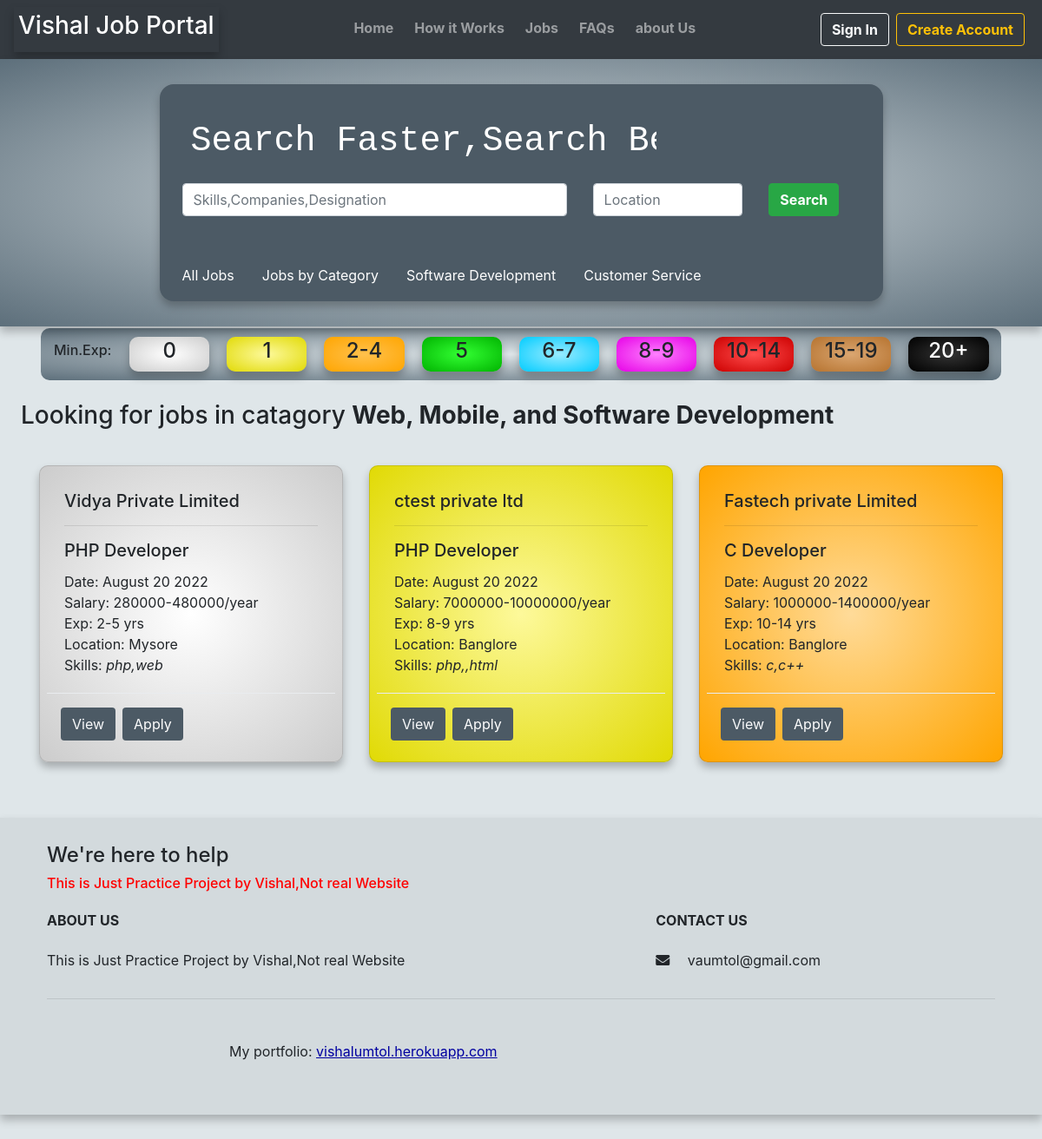
Page /job_category/Web, Mobile, and Software Development/ on the committed database.
### JobPortal/models.py (models this page shows, shortened)
class Jobcreate(models.Model):
    id = models.UUIDField(primary_key=True, default=uuid.uuid4, editable=False)
    company_name= models.ForeignKey(Company, null=True, on_delete= models.SET_NULL)
    job_position=models.CharField(max_length=200,null=True)
    skills=models.CharField(max_length=300,null=True)
    disability=models.CharField(max_length=100,null=True)
    job_description=models.TextField(max_length=3000,null=True)
    min_salary=models.IntegerField(null=True)
    max_salary=models.IntegerField(null=True)
    min_experience=models.IntegerField(null=True)
    max_experience=models.IntegerField(null=True)
    Location=models.CharField(max_length=2000,null=True)
    date = models.DateTimeField(default=datetime.today(), blank=True)
    job_category = models.CharField(max_length=200, choices=CATEGORY, default='Others')

class Company(models.Model):
    id = models.UUIDField(primary_key=True, default=uuid.uuid4, editable=False)
    user=models.OneToOneField(User,null=True,on_delete=models.CASCADE)
    company_name=models.CharField(max_length=200,null=True,unique=True)
    company_logo = models.ImageField(default="profile2.png", null=True, blank=True)
    def __str__(self):
        return self.company_name

### JobPortal/views.py (the view)
# urls.py: path('job_category/<str:cat>/', job_category, name='jobcategory')
def job_category(request, cat):
    companies = Jobcreate.objects.filter(job_category=cat).order_by('-date')
    li=[]
    if request.user.is_authenticated:
        jb=ApplyJob.objects.filter(user=request.user)
        for i in jb:
            ii=i.job_id.id
            li.append(ii)
    context = {
    'companies': companies,'li':li, 'cat':cat,
    }
    return render(request, 'jobCategory.html', context)

### JobPortal/templates/jobCategory.html (shortened to what this page needs)
{% extends 'basic.html' %}
{% block body %}
{% load static %}
{% include 'com_searchbox.html' %}
<div class="m-4">
	<h3>Looking for jobs in catagory <b>{{cat}}</b></h3>
</div>
{% if companies %}
	{% include 'com_cards.html' %}
{% else %}
      <div class = "m-5 d-flex align-items-center justify-content-center" style="width:100%">
         <div class = "center-block">
            <h3><i>No available jobs for this catagory right now</i></h3>
         </div>
      </div>
{% endif %}
{% include 'footer.html' %}
{% endblock %}

### JobPortal/templates/com_cards.html (shortened to what this page needs)
<div class="container">
  <div class="row">
    {% for c in companies %}
    {% if c.job_position is not null %}
    <div class="cols-1 cols-md-3 col-lg-4 my-3">
      <div class="card formset_id clr2 h-100 p-2">
        <div class="card-body">
          <h5>{{c.company_name}}</h5>
          <hr>
          <h5 class="card-title">{{c.job_position}}</h5>
          <p class="card-text">Date: {{c.date| date:"F d Y"}}<br>
            Salary: {{c.min_salary}}-{{c.max_salary}}/year
            <br>Exp: {{c.min_experience}}-{{c.max_experience}} yrs
            <br>Location: {{c.Location}}
            <br>Skills: <i>{{c.skills}}</i>
          </p>
        </div>
        <div class="modal-footer justify-content-start">
          <a class="btn bord text-light" data-toggle="modal" data-target="#qv{{c.id}}">View</a>
          {% if c.id in li %}
          <a href="{% url 'apply' c.id %}" class="btn bord disabled">Applied</a>
          {% else %}
          <a href="{% url 'apply' c.id %}" class="btn bord">Apply</a>
          {% endif %}
        </div>
      </div>
    </div>
    {% endif %}
    {% endfor %}
  </div>
</div>

### rows in the picture
Jobcreate: company_name "Vidya Private Limited", job_position "PHP Developer", date "August 20 2022", min_salary "280000", max_salary "480000", min_experience "2", max_experience "5", Location "Mysore", skills "php,web", shows "Apply"
Jobcreate: company_name "ctest private ltd", job_position "PHP Developer", date "August 20 2022", min_salary "7000000", max_salary "10000000", min_experience "8", max_experience "9", Location "Banglore", skills "php,,html", shows "Apply"
Jobcreate: company_name "Fastech private Limited", job_position "C Developer", date "August 20 2022", min_salary "1000000", max_salary "1400000", min_experience "10", max_experience "14", Location "Banglore", skills "c,c++", shows "Apply"

### other values in the picture
{{ cat }} "Web, Mobile, and Software Development"
